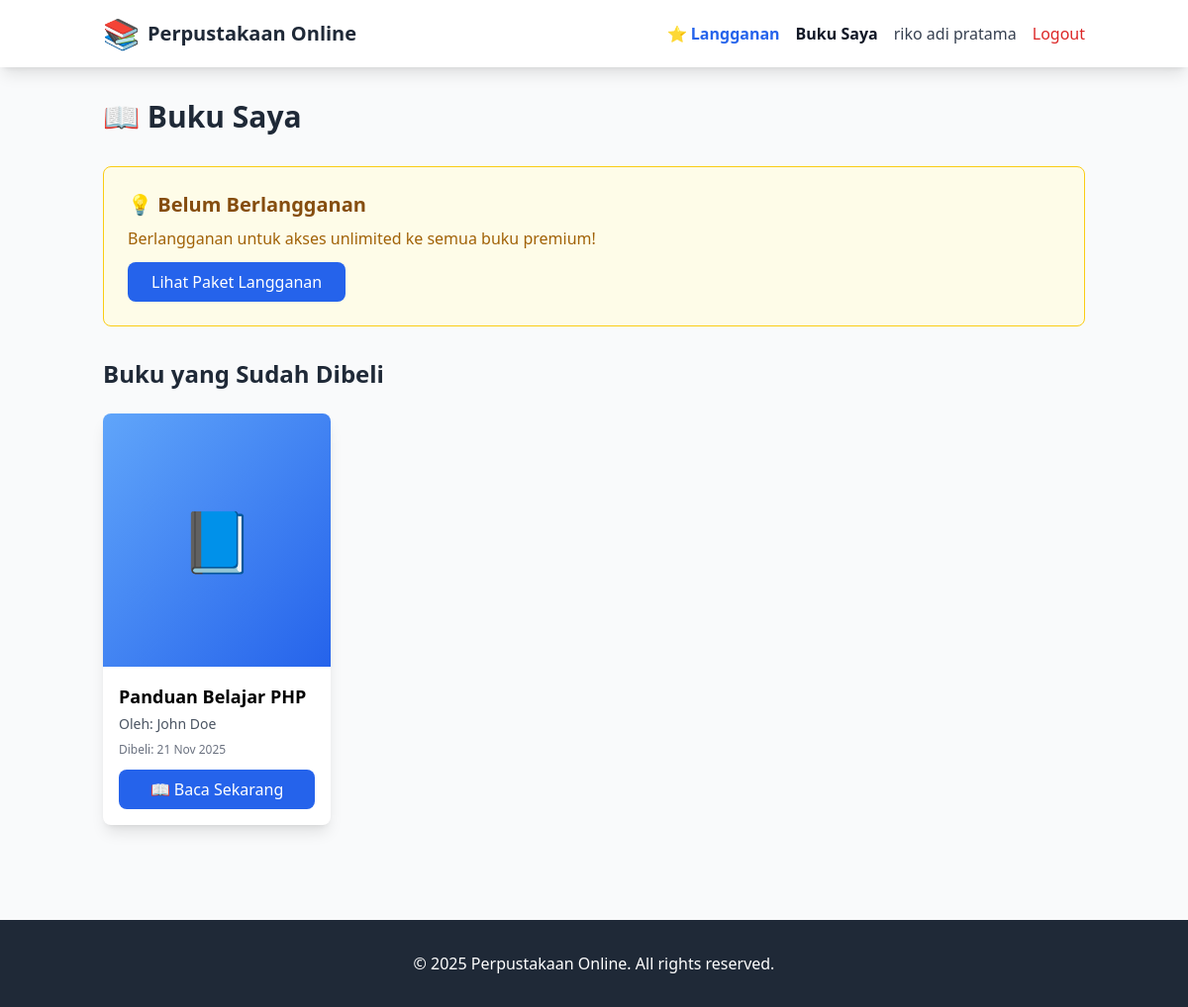
Page /my-books.php (signed in) on the committed database.
### tables this page shows
CREATE TABLE `book_purchases` (
  `id` int NOT NULL,
  `user_id` int NOT NULL,
  `book_id` int NOT NULL,
  `price` decimal(10,2) NOT NULL,
  `purchased_at` timestamp NULL DEFAULT CURRENT_TIMESTAMP
);

CREATE TABLE `books` (
  `id` int NOT NULL,
  `title` varchar(255) NOT NULL,
  `author` varchar(100) NOT NULL,
  `description` text,
  `cover_image` varchar(255) DEFAULT NULL,
  `content` text,
  `price` decimal(10,2) DEFAULT '0.00',
  `category_id` int DEFAULT NULL,
  `is_free` tinyint(1) DEFAULT '0',
  `created_at` timestamp NULL DEFAULT CURRENT_TIMESTAMP
);

### functions.php (called while the page is built, shortened)
<?php
function getUserId() {
    return isset($_SESSION['user_id']) ? (int)$_SESSION['user_id'] : null;
}

### my-books.php (the view, shortened to what this page needs)
<?php
require_once 'config.php';
$user_id = getUserId();
$active_sub_query = "SELECT us.*, sp.name as plan_name FROM user_subscriptions us
                      JOIN subscription_plans sp ON us.plan_id = sp.id
                      WHERE us.user_id = ? AND us.is_active = 1 AND us.end_date > NOW()
                      ORDER BY us.end_date DESC LIMIT 1";
$stmt = mysqli_prepare($conn, $active_sub_query);
mysqli_stmt_bind_param($stmt, "i", $user_id);
mysqli_stmt_execute($stmt);
$active_sub_result = mysqli_stmt_get_result($stmt);
$active_subscription = mysqli_fetch_assoc($active_sub_result);
$purchased_books = "SELECT b.*, bp.purchased_at FROM book_purchases bp
                    JOIN books b ON bp.book_id = b.id
                    WHERE bp.user_id = ?
                    ORDER BY bp.purchased_at DESC";
$stmt = mysqli_prepare($conn, $purchased_books);
mysqli_stmt_bind_param($stmt, "i", $user_id);
mysqli_stmt_execute($stmt);
$purchased_result = mysqli_stmt_get_result($stmt);
?>
<!DOCTYPE html>
<html lang="id">
<head>
    <script src="https://cdn.tailwindcss.com"></script>
</head>
<body class="bg-gray-50">
    <nav class="bg-white shadow-lg">
        <div class="container mx-auto px-4">
            <div class="flex justify-between items-center py-4">
                <a href="index.php" class="flex items-center space-x-2">
                    <span class="text-3xl">📚</span>
                    <span class="text-xl font-bold text-gray-800">Perpustakaan Online</span>
                </a>
                <div class="flex items-center space-x-4">
                    <a href="subscription.php" class="text-blue-600 hover:text-blue-800 font-semibold">⭐ Langganan</a>
                    <a href="my-books.php" class="text-gray-900 font-semibold">Buku Saya</a>
                    <span class="text-gray-700"><?php echo $_SESSION['full_name']; ?></span>
                    <a href="logout.php" class="text-red-600 hover:text-red-800">Logout</a>
                </div>
            </div>
        </div>
    </nav>
    <div class="container mx-auto px-4 py-8">
        <h1 class="text-3xl font-bold text-gray-800 mb-8">📖 Buku Saya</h1>
        <?php if ($active_subscription): ?>
            <div class="bg-blue-50 border border-blue-400 rounded-lg p-6 mb-8">
                <h3 class="text-xl font-bold text-blue-800 mb-2">⭐ Langganan Premium Aktif</h3>
                <p class="text-blue-700">Paket: <strong><?php echo htmlspecialchars($active_subscription['plan_name']); ?></strong></p>
                <p class="text-blue-700">Berlaku hingga: <strong><?php echo date('d F Y', strtotime($active_subscription['end_date'])); ?></strong></p>
                <p class="text-sm text-blue-600 mt-2">Anda dapat membaca semua buku premium!</p>
            </div>
        <?php else: ?>
            <div class="bg-yellow-50 border border-yellow-400 rounded-lg p-6 mb-8">
                <h3 class="text-xl font-bold text-yellow-800 mb-2">💡 Belum Berlangganan</h3>
                <p class="text-yellow-700 mb-3">Berlangganan untuk akses unlimited ke semua buku premium!</p>
                <a href="subscription.php" class="bg-blue-600 text-white px-6 py-2 rounded-lg hover:bg-blue-700 inline-block">
                    Lihat Paket Langganan
                </a>
            </div>
        <?php endif; ?>
        <h2 class="text-2xl font-bold text-gray-800 mb-6">Buku yang Sudah Dibeli</h2>
        <?php if (mysqli_num_rows($purchased_result) > 0): ?>
            <div class="grid grid-cols-1 md:grid-cols-3 lg:grid-cols-4 gap-6">
                <?php while ($book = mysqli_fetch_assoc($purchased_result)): ?>
                    <div class="bg-white rounded-lg shadow-lg overflow-hidden hover:shadow-xl transition">
                        <div class="h-64 bg-gradient-to-br from-blue-400 to-blue-600 flex items-center justify-center text-white text-6xl">
                            📘
                        </div>
                        <div class="p-4">
                            <h3 class="font-bold text-lg mb-1"><?php echo htmlspecialchars($book['title']); ?></h3>
                            <p class="text-gray-600 text-sm mb-2">Oleh: <?php echo htmlspecialchars($book['author']); ?></p>
                            <p class="text-xs text-gray-500 mb-3">
                                Dibeli: <?php echo date('d M Y', strtotime($book['purchased_at'])); ?>
                            </p>
                            <a href="read-book.php?id=<?php echo $book['id']; ?>"
                               class="block text-center bg-blue-600 text-white py-2 rounded-lg hover:bg-blue-700">
                                📖 Baca Sekarang
                            </a>
                        </div>
                    </div>
                <?php endwhile; ?>
            </div>
        <?php endif; ?>
    </div>
    <footer class="bg-gray-800 text-white py-8 mt-16">
        <div class="container mx-auto px-4 text-center">
            <p>&copy; 2025 Perpustakaan Online. All rights reserved.</p>
        </div>
    </footer>
</body>
</html>

### rows in the picture
book_purchases: book.title "Panduan Belajar PHP", book.author "John Doe", purchased_at "21 Nov 2025"

### other values in the picture
$_SESSION['full_name'] "riko adi pratama"
